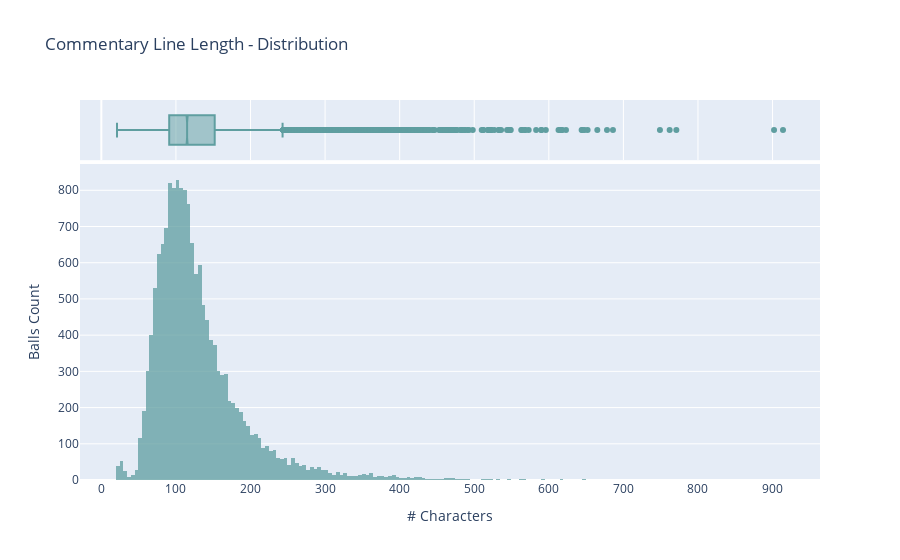

The cell this chart's notebook holds for it:
### Markdown cell above
### Commentary Line Length

### Code cell
df_commentary['commentary_line_length']=df_commentary.apply(lambda x: len(x['original_commentary_line']),axis=1)
df_commentary[['commentary_line_length']].describe()
fig = px.histogram(df_commentary, x="commentary_line_length", 
                   #histnorm='probability',
                   marginal="box",
                   title='Commentary Line Length - Distribution',
                   opacity=0.75,
                   labels={'commentary_line_length':'# Characters'},
                   color_discrete_sequence=['cadetblue']
                  )
fig.layout.yaxis.title.text = 'Balls Count'
fig.show()
#df_commentary.sort_values(by=['commentary_line_length'],ascending=[False]).head(1).original_commentary_line.values[0]

### Figure 1 — Plotly figure (JSON) as saved in the notebook; plotly's stock layout.template omitted (floating-point values rounded to 4 significant figures; data arrays with more than 128 entries replaced by an {"elided": "..."} marker saying what was removed)
{"data": [{"alignmentgroup": "True", "bingroup": "x", "hovertemplate": "# Characters=%{x}<br>count=%{y}<extra></extra>", "legendgroup": "", "marker": {"color": "cadetblue", "opacity": 0.75}, "name": "", "offsetgroup": "", "orientation": "v", "showlegend": false, "type": "histogram", "x": {"elided": "15718 int values"}, "xaxis": "x", "yaxis": "y"}, {"alignmentgroup": "True", "hovertemplate": "# Characters=%{x}<extra></extra>", "legendgroup": "", "marker": {"color": "cadetblue"}, "name": "", "notched": true, "offsetgroup": "", "showlegend": false, "type": "box", "x": {"elided": "15718 int values"}, "xaxis": "x2", "yaxis": "y2"}], "layout": {"barmode": "relative", "legend": {"tracegroupgap": 0}, "title": {"text": "Commentary Line Length - Distribution"}, "xaxis": {"anchor": "y", "domain": [0, 1], "title": {"text": "# Characters"}}, "xaxis2": {"anchor": "y2", "domain": [0, 1], "matches": "x", "showgrid": true, "showticklabels": false}, "yaxis": {"anchor": "x", "domain": [0, 0.8316], "title": {"text": "Balls Count"}}, "yaxis2": {"anchor": "x2", "domain": [0.8416, 1], "matches": "y2", "showgrid": false, "showline": false, "showticklabels": false, "ticks": ""}}}
